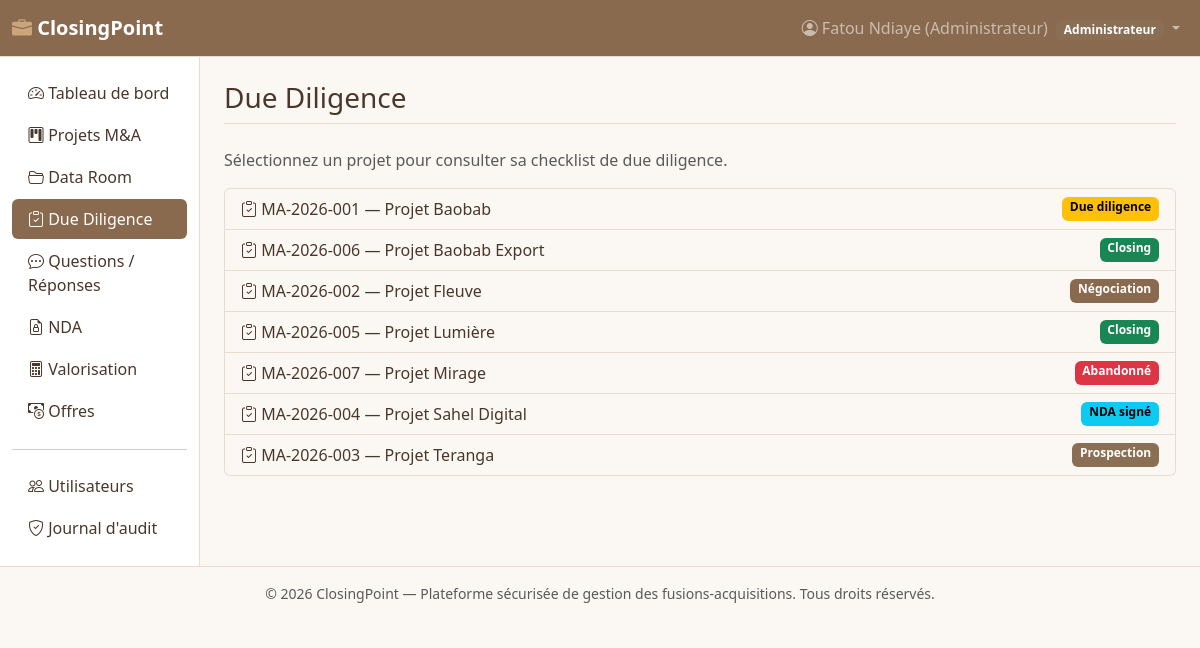
The page /modules/duediligence/list.php (signed in) on the database as committed earlier.
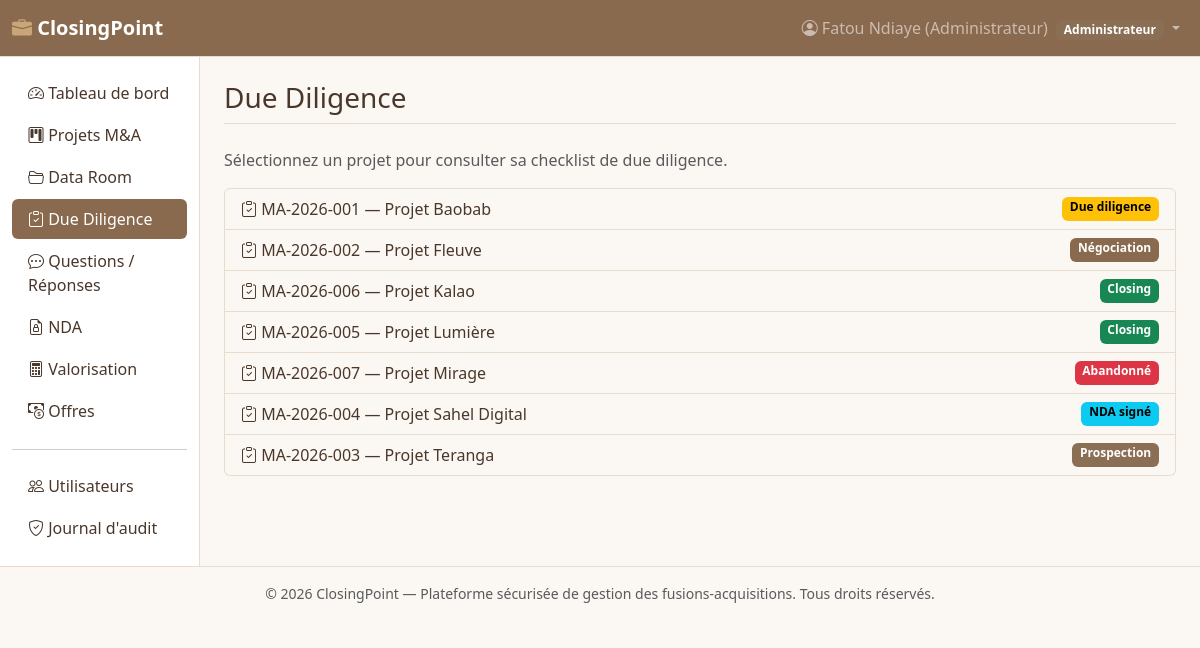
The same page on the database as committed later.
### tables this page shows
CREATE TABLE ma_projects (
    id INT AUTO_INCREMENT PRIMARY KEY,
    code_projet VARCHAR(20) NOT NULL UNIQUE,
    nom_projet VARCHAR(180) NOT NULL,
    societe_cible VARCHAR(180) NOT NULL,
    societe_acquereur VARCHAR(180) NOT NULL,
    secteur VARCHAR(100) DEFAULT NULL,
    statut ENUM('prospection','nda_signe','due_diligence','negociation','closing','abandonne') NOT NULL DEFAULT 'prospection',
    valeur_estimee DECIMAL(18,2) DEFAULT NULL,
    devise VARCHAR(10) NOT NULL DEFAULT 'FCFA',
    date_debut DATE DEFAULT NULL,
    date_cible_closing DATE DEFAULT NULL,
    description TEXT,
    created_by INT NOT NULL,
    created_at DATETIME NOT NULL DEFAULT CURRENT_TIMESTAMP,
    updated_at DATETIME NOT NULL DEFAULT CURRENT_TIMESTAMP ON UPDATE CURRENT_TIMESTAMP,
    CONSTRAINT fk_proj_creator FOREIGN KEY (created_by) REFERENCES users(id) ON DELETE RESTRICT
);

### includes/security.php (called while the page is built, shortened)
<?php
function e(?string $value): string
{
    return htmlspecialchars($value ?? '', ENT_QUOTES, 'UTF-8');
}

### modules/duediligence/list.php (the view, shortened to what this page needs)
<?php
require_once __DIR__ . '/../../includes/bootstrap.php';
$user = requireLogin();
$projectId = (int)($_GET['project_id'] ?? 0);
if (!$projectId) {
    if (in_array($user['role'], ['admin', 'conseiller'], true)) {
        $projects = $pdo->query('SELECT * FROM ma_projects ORDER BY nom_projet')->fetchAll();
    } else {
        $stmt = $pdo->prepare('SELECT p.* FROM ma_projects p JOIN project_team pt ON pt.project_id = p.id WHERE pt.user_id = :u ORDER BY p.nom_projet');
        $stmt->execute([':u' => $user['id']]);
        $projects = $stmt->fetchAll();
    }
    require __DIR__ . '/../../includes/header.php';
    ?>
    <p class="text-muted">Sélectionnez un projet pour consulter sa checklist de due diligence.</p>
    <div class="list-group">
      <?php foreach ($projects as $p): ?>
        <a href="list.php?project_id=<?= (int)$p['id'] ?>" class="list-group-item list-group-item-action d-flex justify-content-between">
          <span><i class="bi bi-clipboard-check"></i> <?= e($p['code_projet']) ?> — <?= e($p['nom_projet']) ?></span>
          <?= projectStatusBadge($p['statut']) ?>
        </a>
      <?php endforeach; ?>
    </div>
    <?php require __DIR__ . '/../../includes/footer.php'; exit; ?>
<?php }
require __DIR__ . '/../../includes/header.php';
?>
<?php require __DIR__ . '/../../includes/footer.php'; ?>

### includes/functions.php (shortened to what this page needs)
<?php
function projectStatusBadge(string $statut): string
{
    $map = [
        'prospection'    => ['secondary', 'Prospection'],
        'nda_signe'      => ['info', 'NDA signé'],
        'due_diligence'  => ['warning', 'Due diligence'],
        'negociation'    => ['primary', 'Négociation'],
        'closing'        => ['success', 'Closing'],
        'abandonne'      => ['danger', 'Abandonné'],
    ];
    [$class, $label] = $map[$statut] ?? ['secondary', $statut];
    return '<span class="badge text-bg-' . $class . '">' . e($label) . '</span>';
}

Rows that differ between the two databases and show on the page:
shown differently, row unchanged: ma_projects "MA-2026-002": moves up the list
changed ma_projects: nom_projet "Projet Baobab Export" → "Projet Kalao"
